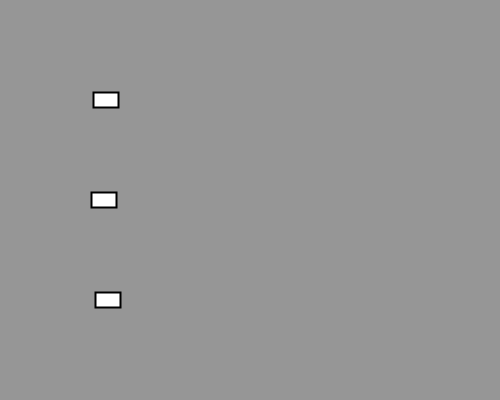
Frame 1 (no input)
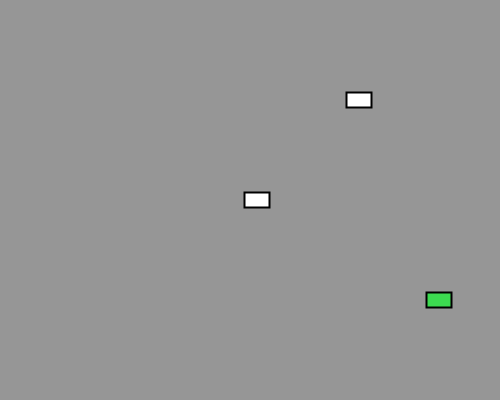
Frame 60 (the mouse pressed at the canvas centre just before this capture)
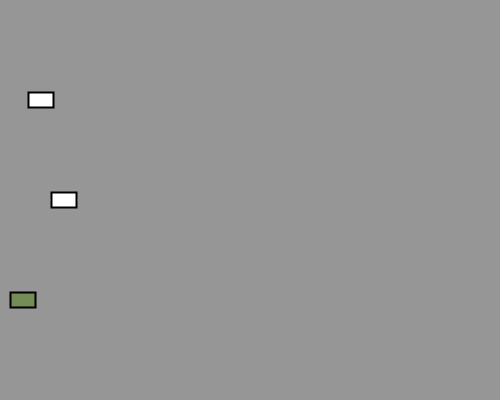
Frame 120 (the mouse held since frame 60 and released just before this capture)

The Processing sketch that drew these frames (run headless with seeded random() and noise(); from frame 60 on, the mouse is pressed at the canvas centre):

// Processing sketch: processing_166275
// ── processing_166275.pde

Car myCar1;
Car myCar2;
Car myCar3;
void setup() {
  size(500,400);
  myCar1 = new Car(color(255),100,100,random(2,8)); // Parameters go inside the parentheses when the object is constructed.
  myCar2 = new Car(color(255),100,200,random(2,8));
  myCar3 = new Car(color(255),100,300,random(2,8));
}

void draw() {
  background(150);
    if (myCar1.xpos>width||myCar1.xpos<0
  ||myCar2.xpos>width||myCar2.xpos<0
  ||myCar3.xpos>width||myCar3.xpos<0){
     myCar1.xspeed = (myCar1.xspeed)*-1;
      myCar2.xspeed = (myCar2.xspeed)*-1;
      myCar3.xspeed = (myCar3.xspeed)*-1;
} 
  myCar1.move();
  myCar1.display();
  myCar2.move();
  myCar2.display();
  myCar3.move();
  myCar3.display();
}
class Car { // Even though there are multiple objects, we still only need one class. No matter how many cookies we make, only one cookie cutter is needed.IsnÃ¢â�¬â�¢t object-oriented programming swell?
  color c;
  float xpos;
  float ypos;
  float xspeed;

  Car(color tempC, float tempXpos, float tempYpos, float tempXspeed) { // The Constructor is defined with arguments.
    c = tempC;
    xpos = tempXpos;
    ypos = tempYpos;
    xspeed = tempXspeed;
  }

  void display() {
    rectMode(CENTER);
    fill(c);
   strokeWeight(2);
    rect(xpos,ypos,25,15);
   if(xpos>width||xpos<0){
    c=color(random(255),random(255),random(255));
    }
  }
 
  void move() {
    xpos = xpos + xspeed;
     
}  
}
